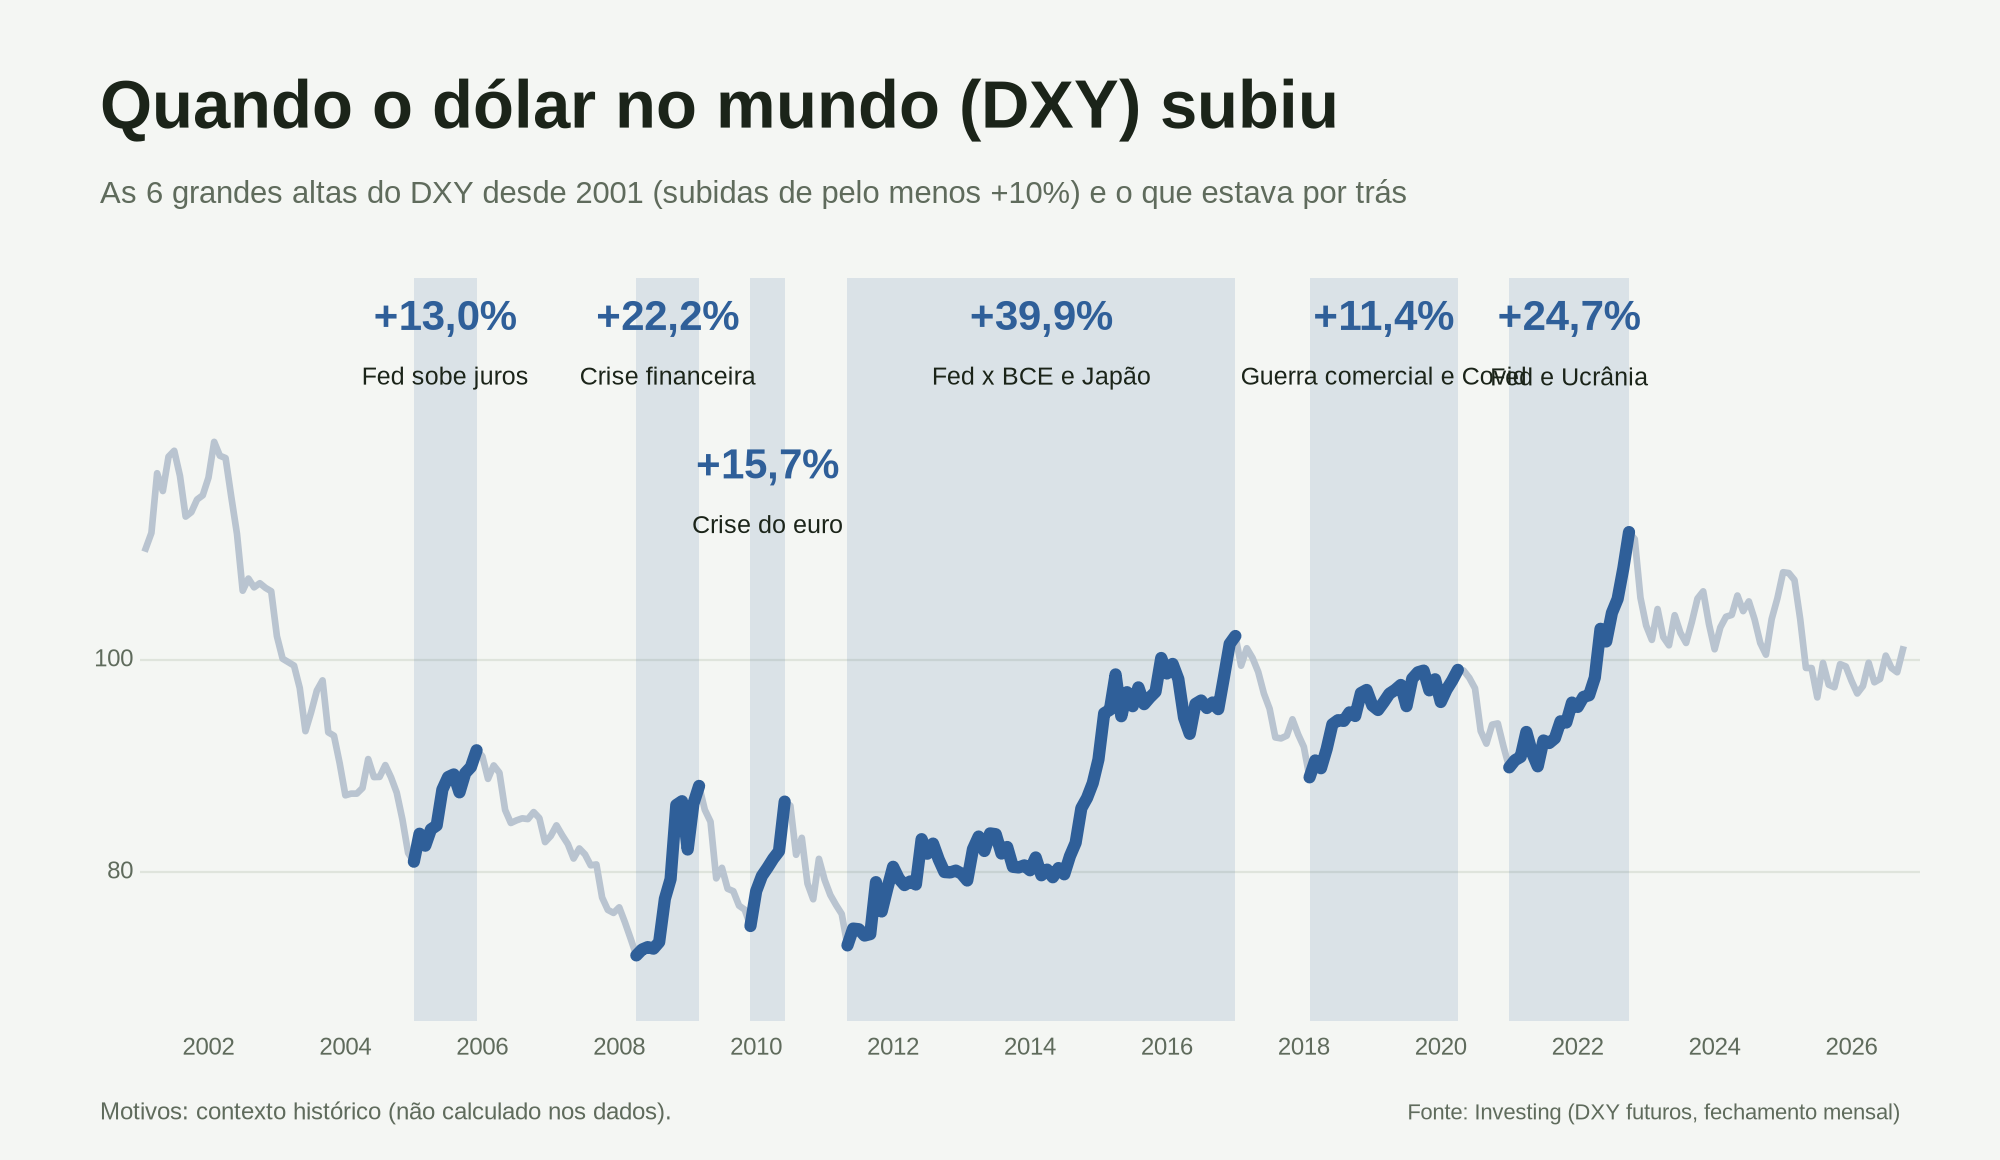

This chart was generated by the following Python code:
"""Quando o DXY subiu: as 6 grandes altas (>= +10%) desde 2001, só o índice.

DXY: Investing (futuros, fechamento mensal). Motivos: contexto histórico (não calculado).
"""
import csv, datetime as dt
import matplotlib
matplotlib.use("Agg")
import matplotlib.pyplot as plt
from matplotlib import font_manager as fm

dxy = {}
for r in csv.DictReader(open("dados/dxy_futuros_mensal.csv", encoding="utf-8-sig")):
    x = dt.datetime.strptime(r["Data"], "%d.%m.%Y").date(); dxy[(x.year, x.month)] = float(r["Último"].replace(",", "."))
ks = sorted(dxy); xm = lambda k: k[0] + k[1] / 12
MES = ["", "jan", "fev", "mar", "abr", "mai", "jun", "jul", "ago", "set", "out", "nov", "dez"]

ALTAS = [((2004, 12), (2005, 11), "Fed sobe juros e a economia americana se recupera"),
         ((2008, 3), (2009, 2), "Crise financeira global: corrida ao dólar como porto seguro"),
         ((2009, 11), (2010, 5), "Crise da dívida na Europa enfraquece o euro"),
         ((2011, 4), (2016, 12), "Fed sai do estímulo e sobe juros, enquanto BCE e Japão seguem afrouxando"),
         ((2018, 1), (2020, 3), "Guerra comercial e, em mar/2020, corrida ao dólar na pandemia"),
         ((2020, 12), (2022, 9), "Fed sobe juros mais rápido que os outros e guerra na Ucrânia")]

BG, INK, MUTED, GRID = "#f4f6f3", "#1b2419", "#5f6b5c", "#dfe4dc"
BLUE, GLINE = "#2f5f99", "#b9c4d0"
plt.rcParams["font.family"] = "Liberation Sans" if any("Liberation Sans" in f.name for f in fm.fontManager.ttflist) else "DejaVu Sans"
rot = lambda v: f"{v:+.1f}%".replace(".", ",")
tint = lambda c, a: matplotlib.colors.to_rgba(c, a)

CURTO = {1: "Fed sobe juros", 2: "Crise financeira", 3: "Crise do euro", 4: "Fed x BCE e Japão",
         5: "Guerra comercial e Covid", 6: "Fed e Ucrânia"}
ALTURA = {1: 134, 2: 134, 3: 120, 4: 134, 5: 134, 6: 134}
fig = plt.figure(figsize=(10, 5.8), dpi=200, facecolor=BG)
fig.text(.05, .89, "Quando o dólar no mundo (DXY) subiu", color=INK, fontsize=24, fontweight="bold")
fig.text(.05, .825, "As 6 grandes altas do DXY desde 2001 (subidas de pelo menos +10%) e o que estava por trás", color=MUTED, fontsize=11)
ax = fig.add_axes([.07, .12, .89, .64], facecolor=BG)
xs = [xm(k) for k in ks]
ax.plot(xs, [dxy[k] for k in ks], color=GLINE, lw=2.4, zorder=2)
ax.set_xlim(2001, 2027); ax.set_ylim(66, 136)
ax.set_yticks([])
for sp in ax.spines.values(): sp.set_visible(False)
for v in (80, 100): ax.axhline(v, color=GRID, lw=.8, zorder=0); ax.text(2000.9, v, str(v), ha="right", va="center", fontsize=8.5, color=MUTED)
ax.set_xticks(range(2002, 2027, 2)); ax.set_xticklabels([str(y) for y in range(2002, 2027, 2)], fontsize=8.5, color=MUTED)
ax.tick_params(length=0, pad=6)
for i, (a, b, motivo) in enumerate(ALTAS, 1):
    v = 100 * (dxy[b] / dxy[a] - 1)
    ax.axvspan(xm(a), xm(b), color=tint(BLUE, .13), lw=0, zorder=0)
    kk = [k for k in ks if a <= k <= b]
    ax.plot([xm(k) for k in kk], [dxy[k] for k in kk], color=BLUE, lw=4.4, solid_capstyle="round", zorder=4)
    m = (xm(a) + xm(b)) / 2; yt = ALTURA[i]
    ax.text(m, yt, rot(v), ha="center", va="top", fontsize=15, fontweight="bold", color=BLUE)
    ax.text(m, yt - 6.3, CURTO[i], ha="center", va="top", fontsize=9, color=INK)
fig.text(.05, .035, "Motivos: contexto histórico (não calculado nos dados).", color=MUTED, fontsize=8.5)
fig.text(.95, .035, "Fonte: Investing (DXY futuros, fechamento mensal)", color=MUTED, fontsize=8, ha="right")
fig.savefig("grafico_dxy_altas.png", facecolor=BG); plt.close(fig)
